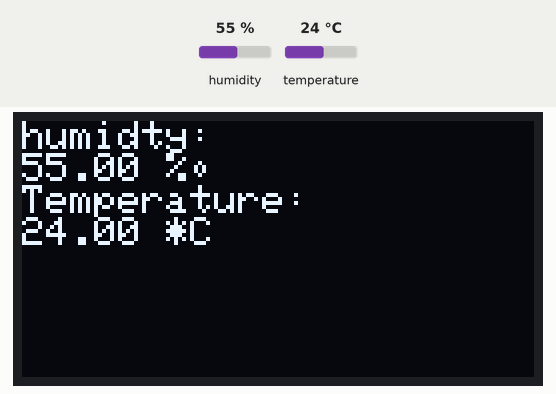
This sketch was run on a simulated ESP8266 (NodeMCU). On the bench: 128×64 one-colour display. Inputs (shaded band) come from the test bench; at power-on: humidity 55 %, temperature 24 °C. What the sketch prints to the serial monitor is not drawn.

Above: at 2.7 s.
2.8 s: humidity set to 22 %
At 10.1 s:
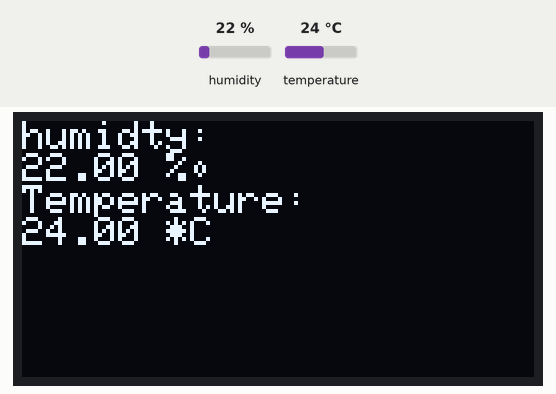
10.9 s: temperature set to 12 °C
At 17.9 s:
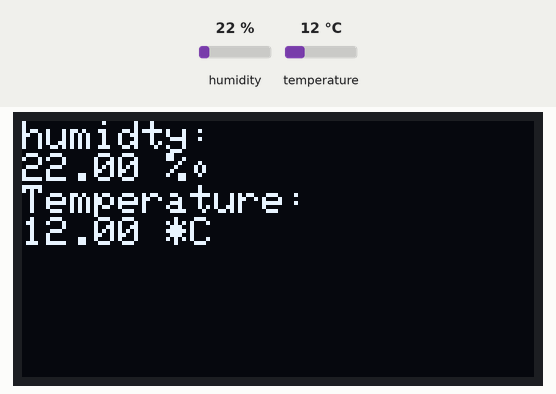
19.0 s: humidity set to 40 %
At 24.4 s:
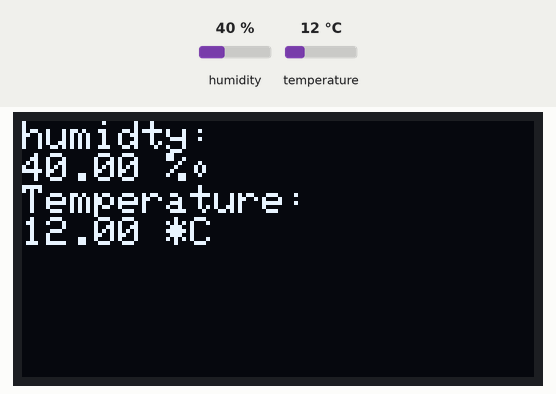
27.1 s: temperature set to 19 °C
Timing chart, 0 to 30.1 s (numbered marks = the images above; inputs shaded):
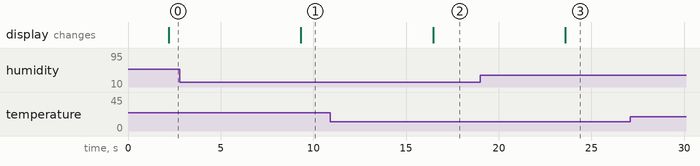

Measured:
- after the input at 2.8 s, the display: changes after 6.5 s (image 1)
- after the input at 10.9 s, the display: changes after 5.6 s (image 2)
- after the input at 19.0 s, the display: changes after 4.6 s (image 3)

The sketch:

oledTemp.ino
```cpp
#include "DHT.h"

#include <Adafruit_GFX.h>
#include <Adafruit_SSD1306.h>

#define OLED_RESET 0  // GPIO0
Adafruit_SSD1306 OLED(OLED_RESET);

#define DHTPIN D4     // what digital pin the DHT22 is conected to
#define DHTTYPE DHT22   // there are multiple kinds of DHT sensors

DHT dht(DHTPIN, DHTTYPE);

void setup() {
  Serial.begin(115200);
  Serial.setTimeout(2000);

  // Wait for serial to initialize.
  while(!Serial) { }

  dht.begin();

  Serial.println("Device Started");
  Serial.println("-------------------------------------");
  Serial.println("Running DHT!");
  Serial.println("-------------------------------------");
  OLED.begin();
  OLED.clearDisplay();

  //Add stuff into the 'display buffer'
  OLED.setTextWrap(false);
  OLED.setTextSize(1);
  OLED.setTextColor(WHITE);
  OLED.setCursor(0,0);
  OLED.println("Mr Screen");

  OLED.display(); //output 'display buffer' to screen

}

int timeSinceLastRead = 0;
void loop() {

  // Report every 2 seconds.
  if(timeSinceLastRead > 2000) {
    // Reading temperature or humidity takes about 250 milliseconds!
    // Sensor readings may also be up to 2 seconds 'old' (its a very slow sensor)
    float h = dht.readHumidity();
    // Read temperature as Celsius (the default)
    float t = dht.readTemperature();

    // Check if any reads failed and exit early (to try again).
    if (isnan(h) || isnan(t)) {
      Serial.println("Failed to read from DHT sensor!");
      timeSinceLastRead = 0;
      return;
    }

    OLED.clearDisplay();
    OLED.setCursor(0,0);
    OLED.println("humidty: ");
    OLED.print(h);
    OLED.print(" %\t");
    OLED.println("");
    OLED.println("Temperature: ");
    OLED.print(t);
    OLED.print(" *C ");


    OLED.display();
    delay(5000);

    timeSinceLastRead = 0;
  }
  delay(100);
  timeSinceLastRead += 100;
}
```
